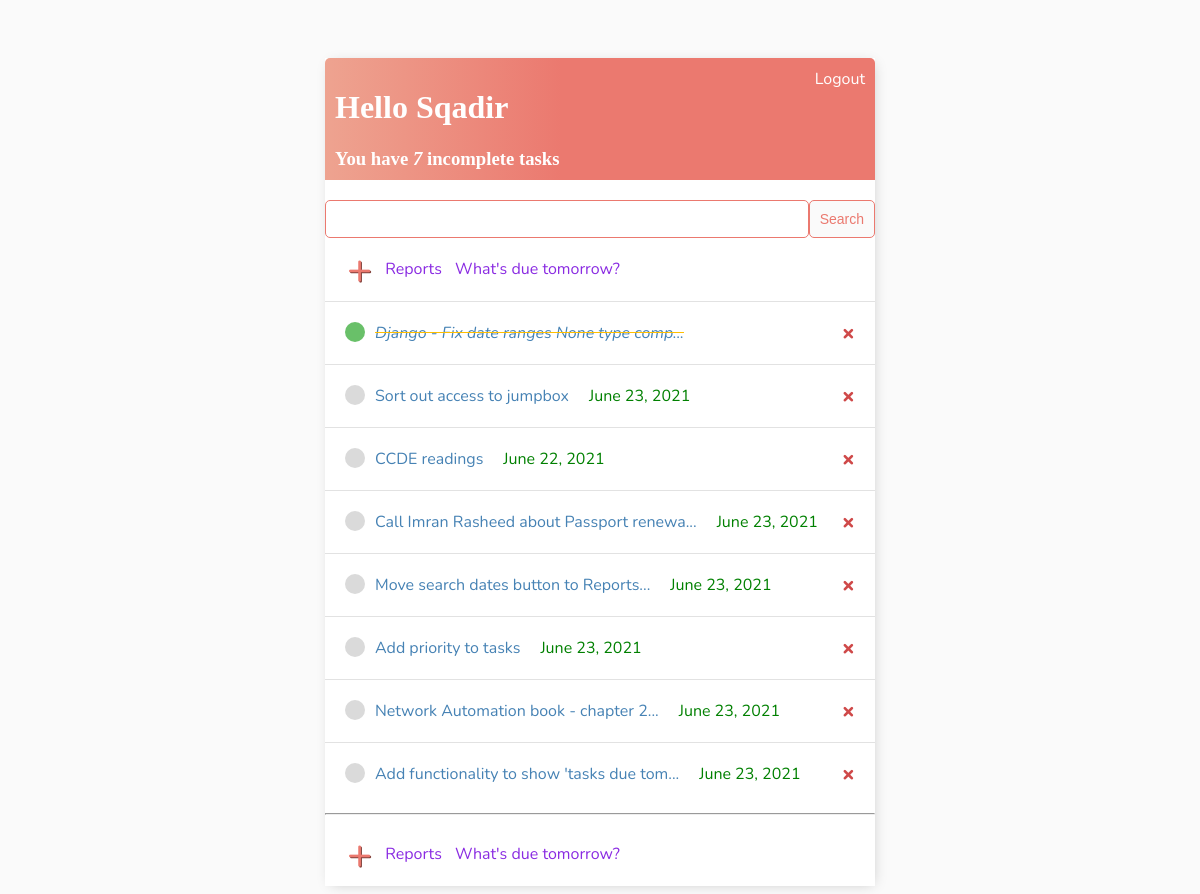
The page / (signed in) on the database as committed earlier.
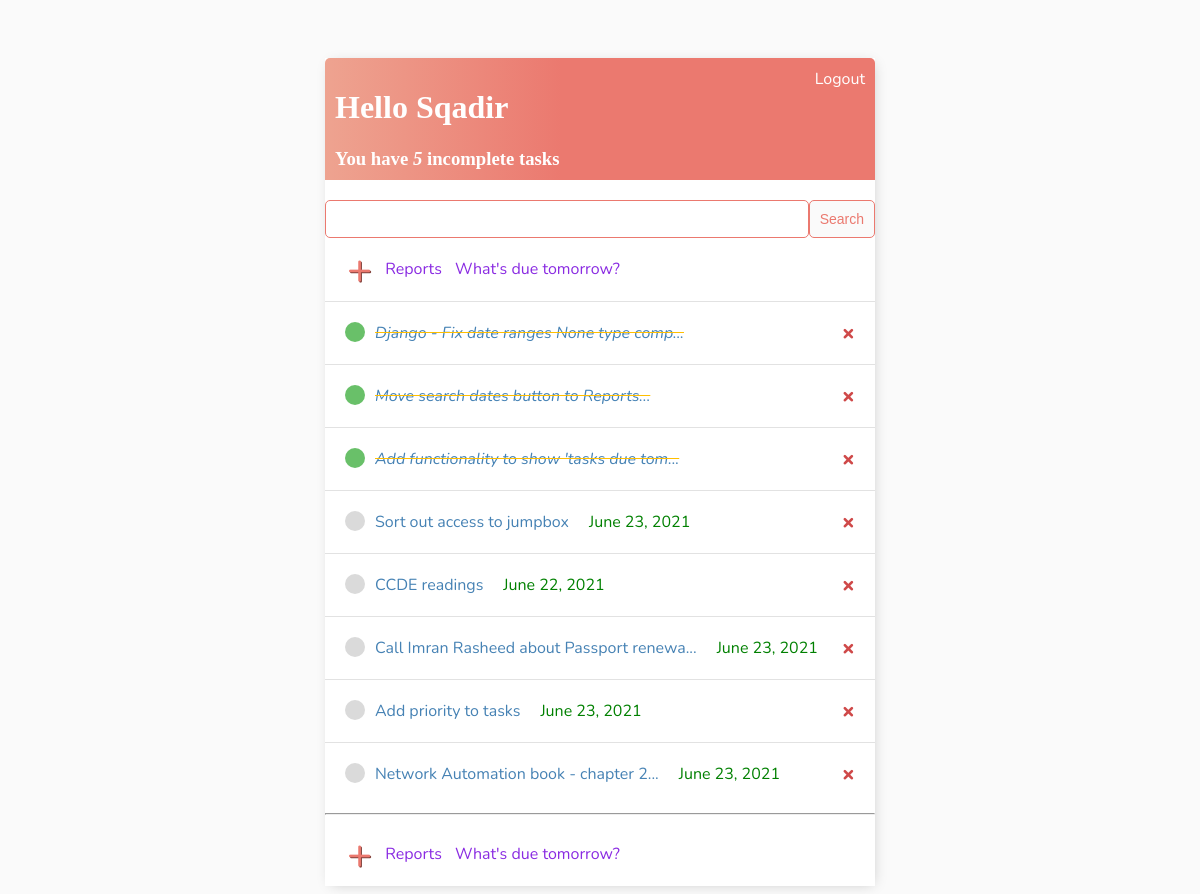
The same page on the database as committed later.
### base/models.py (models this page shows)
class Task(models.Model):
    user = models.ForeignKey(
        User, on_delete=models.CASCADE, null=True, blank=True)
    task = models.CharField(max_length=200)
    description = models.TextField(null=True, blank=True)
    created = models.DateTimeField(auto_now_add=True)
    due_date = models.DateField(default=datetime.date.today, null=True)
    task_priority = models.CharField(max_length=200, choices=PRIORITIES)
    complete = models.BooleanField()
    date_completed = models.DateField(null=True, blank=True)
    archive = models.BooleanField(default=False)
    def __str__(self):
        if len(self.task) > 30:
            return self.task[:40] + "..."
        return self.task

### base/views.py (the view)
# urls.py: path('', views.TaskList.as_view(), name='tasks'),
class TaskList(LoginRequiredMixin, ListView):
    model = Task
    context_object_name = 'tasks'
    ordering = '-complete'
    def get_context_data(self, **kwargs):
        context = super().get_context_data(**kwargs)
        context['tasks'] = context['tasks'].filter(user=self.request.user)
        context['count'] = context['tasks'].filter(complete=False).count()
        search_input = self.request.GET.get('search-area') or ''
        if search_input:
            context['tasks'] = context['tasks'].filter(
                task__icontains=search_input)
        return context

### base/templates/base/task_list.html (shortened to what this page needs)
{% extends 'base/main.html' %}
{% block content %}
<div class="header-bar">
    <div>
        <h1>Hello {{request.user|title}}</h1>
        <h3 style="margin: 0px;">You have <i>{{count}}</i> incomplete task{{count|pluralize:"s"}}
    </div>
    {% if request.user.is_authenticated %}
        <a href="{% url 'logout' %}">Logout</a>
    {% else %}
        <a href="{% url 'login' %}">Login</a>
    {% endif %}
</div>
<div class="search-add-wrapper">
    <form method="get" style="margin-top: 20px; display: flex;">
        <input type='text' name='search-area' value="{{search_input}}">
        <input class="button" type='submit' value='Search'>
    </form>
    <table class="main-bar-table">
        <tr>
            <td><a id="add-link" href="{% url 'task-create' %}">&#x2b;</a></td>
            <td><a href="{% url 'reports' %}">Reports</a></td>
            <td><a href="{% url 'tasks-due-tomorrow' %}">What's due tomorrow?</a>
        </tr>
    </table>
</div>
<div class="task-items-wrapper">
    {% for task in tasks %}
        {% if not task.archive%}
            <div class="task-wrapper">
                {% if task.complete %}
                <div class="task-title">
                    <div class="task-complete-icon"></div>
                    <i><s><a href="{% url 'task-edit' task.id %}">{{task}}</a></s></i>
                </div>
                <a class="delete-link" href="{% url 'task-delete' task.id %}">&#215;</a>
                {% else %}
                    <div class="task-title">
                    <div class="task-incomplete-icon"></div>
                   {% if task.task_priority == "HIGH" %}
                        <a style="color:red" href="{% url 'task-edit' task.id %}">{{task}}</a>
                    {% elif task.task_priority == 'LOW' %}
                         <a style="color:green" href="{% url 'task-edit' task.id %}">{{task}}</a>
                    {% else %}
                        <a href="{% url 'task-edit' task.id %}">{{task}}</a>
                    {% endif %}
                    {% if task.due_date %}
                        <div class="due-date">
                        {{task.due_date}}
                        </div>
                    {% endif %}
                </div>
                <a class="delete-link" href="{% url 'task-delete' task.id %}">&#215;</a>
                {% endif %}
            </div>
        {% endif %}
    {% endfor %}
</div>
<hr>
<table class="main-bar-table">
    <tr>
        <td><a id="add-link" href="{% url 'task-create' %}">&#x2b;</a></td>
        <td><a href="{% url 'reports' %}">Reports</a></td>
        <td><a href="{% url 'tasks-due-tomorrow' %}">What's due tomorrow?</a>
    </tr>
</table>
{% endblock content %}

### base/templates/base/main.html (shortened to what this page needs)
<!DOCTYPE html>
<html lang="en">
<head>
</head>
<body>
	<div class="container">{% block content %} {% endblock content %}
	</div>
</body>
</html>

### base/templates/base/main.html (style rules this page uses)
body { background-color: #fafafa; font-family: 'Nunito', sans-serif; padding-top: 50px; }
h1, h2, h3, h4, h5, h6 { font-family: 'Raleway', sans-sarif; }
a, p { color: #4b5156; }
a { text-decoration: none; }
.container { max-width: 550px; margin: auto; background-color: #fff; padding: auto; -webkit-box-shadow: 2px 2px 13px -4px rgba(0, 0, 0, 0.21); box-shadow: 2px 2px 13px -4px rgba(0, 0, 0, 0.21); }
.header-bar { display: flex; justify-content: space-between; color: #fff; padding: 10px; border-radius: 5px 5px 0 0; background: linear-gradient(90deg, #eea390 0%, #eb796f 43%, #eb796f 100%); }
.header-bar a { color: #fff; text-decoration: none; }
.task-wrapper { display: flex; align-items: center; justify-content: space-between; padding: 20px; background-color: #fff; border-top: 1px solid rgb(226, 226, 226); }
.task-title { display: flex; padding: 0px 0px 0px 0px; color: #ffbf00; }
.due-date { padding: 0px 0px 0px 20px; color: green; }
.task-title a { text-decoration: none; color: #4682B4; margin-left: 10px; }
.task-complete-icon { display: flex; height: 20px; width: 20px; background-color: rgb(105, 192, 105); border-radius: 50%; }
.task-incomplete-icon { height: 20px; width: 20px; background-color: rgb(218, 218, 218); border-radius: 50%; }
.delete-link { text-decoration: none; font-weight: 900; color: #cf4949; font-size: 22px; line-height: 0; }
#add-link { color: #eb796f; text-decoration: none; font-size: 42px; text-shadow: 1px 1px #81413b; text-align: right; align-items: center; }
input[type=text], input[type=password], textarea { border: 1px solid #eb796f; border-radius: 5px; padding: 10px; width: 90%; }
.button { border: 1px solid #eb796f; background-color: #fafafa; color: #eb796f; padding: 10px; font-size: 14px; border-radius: 5px; cursor: pointer; text-decoration: none; }
.main-bar-table { padding-left: 10px; }
.main-bar-table td { padding-left: 10px; }
.main-bar-table a { color: blueviolet; }

Rows that differ between the two databases and show on the page:
changed Task "Move search dates button to Reports...": complete False → True (drawn); due_date "June 23, 2021" → (not shown); moves up the list
changed Task "Add functionality to show 'tasks due tom...": complete False → True (drawn); due_date "June 23, 2021" → (not shown); moves up the list
Other text that changed with them:
{{ count }}: "7" → "5"
